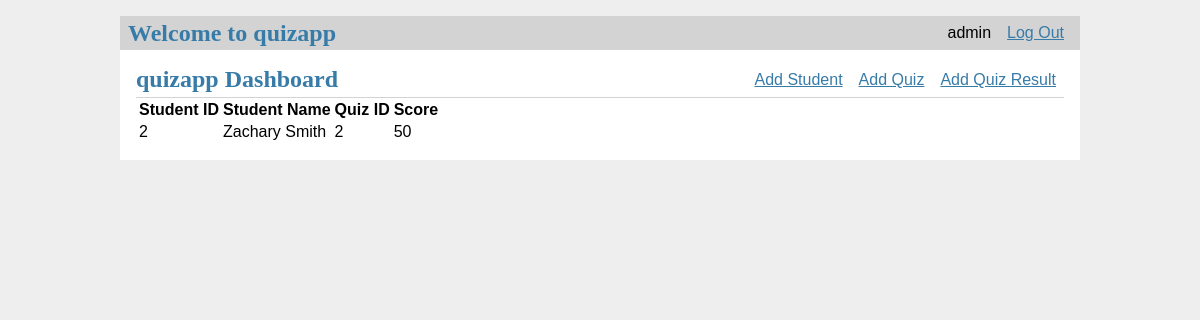
Page /results/2 (signed in) on the earlier database version.
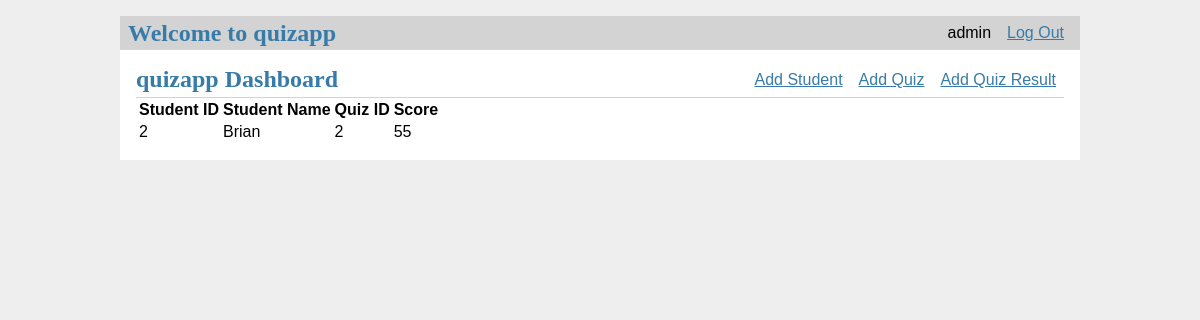
Same page on the later database version.
### tables this page shows
CREATE TABLE user (
  id INTEGER PRIMARY KEY AUTOINCREMENT,
  username TEXT UNIQUE NOT NULL,
  password TEXT NOT NULL
);

CREATE TABLE quiz_results (
    quiz_id INTEGER NOT NULL,
    student_id INTEGER NOT NULL, 
    student_name TEXT NOT NULL, 
    score INTEGER NOT NULL, 
    FOREIGN KEY (quiz_id) REFERENCES quizzes (quiz_id),
    FOREIGN KEY (student_id) REFERENCES students (id)
    );

### quizapp.py (the view)
@app.route('/results/<int:id>', methods=('GET', 'POST'))
@login_required
def view_results(id):
    results = get_results(id)
    error = None
    if not results:
        error = 'No Results Available'
    if error is not None:
        flash(error)
    return render_template('dashboard/viewresults.html', results=results)

### quizapp.py (called while the page is built)
def get_db():
    db = lite.connect(
        app.config['DATABASE'],
        detect_types=lite.PARSE_DECLTYPES
        )
    db.row_factory = lite.Row
    return db

@app.before_request
def load_logged_in_user():
    user_id = session.get('user_id')
    if user_id is None:
        g.user = None
    else:
        g.user = get_db().execute(
            'SELECT * FROM user WHERE id = ?', (user_id,)
        ).fetchone()

def login_required(view):
    @functools.wraps(view)
    def wrapped_view(**kwargs):
        if g.user is None:
            return redirect(url_for('login'))
        return view(**kwargs)
    return wrapped_view

def get_results(id):
    results = get_db().execute(
        'SELECT quiz_id, student_name, student_id, score'
        ' FROM quiz_results q JOIN students s ON q.student_id = s.id'
        ' WHERE q.student_id = ?',
        (id,)
    ).fetchall()
    return results

### templates/dashboard/viewresults.html
{% extends 'base.html' %}
{% block header %}
  <h1>{% block title %}quizapp Dashboard{% endblock %}</h1>
  {% if g.user %}
    <a class="action" href="/student/add">Add Student</a>
    <a class="action" href="/quiz/add">Add Quiz</a>
    <a class="action" href="/result/add">Add Quiz Result</a>
  {% endif %}
{% endblock %}
{% block content %}
    <table>
        <tr>
            <th>Student ID</th>
            <th>Student Name</th>
            <th>Quiz ID</th>
            <th>Score</th>
        </tr>
        {% for result in results %}
            <tr>
                <td>{{ result['student_id'] }}</td>
                <td>{{ result['student_name'] }}</td>
                <td>{{ result['quiz_id'] }}</td>
                <td>{{ result['score'] }}</td>
            </tr>
        {% endfor %}
    </table>
{% endblock %}

### templates/base.html (shortened to what this page needs)
<!doctype html>
<link rel="stylesheet" href="{{ url_for('static', filename='style.css') }}">
<nav>
  <h1>Welcome to quizapp</h1>
  <ul>
    {% if g.user %}
      <li><span>{{ g.user['username'] }}</span>
      <li><a href="{{ url_for('logout') }}">Log Out</a>
    {% else %}
      <li><a href="{{ url_for('register') }}">Register</a>
      <li><a href="{{ url_for('login') }}">Log In</a>
    {% endif %}
  </ul>
</nav>
<section class="content">
  <header>
    {% block header %}{% endblock %}
  </header>
  {% block content %}{% endblock %}
</section>

### static/style.css (style rules this page uses)
h1 { font-family: serif; color: #377ba8; margin: 1rem 0; }
a { color: #377ba8; }
nav { background: lightgray; display: flex; align-items: center; padding: 0 0.5rem; }
nav h1 { flex: auto; margin: 0; }
nav ul { display: flex; list-style: none; margin: 0; padding: 0; }
nav ul li a, nav ul li span, header .action { display: block; padding: 0.5rem; }
.content { padding: 0 1rem 1rem; }
.content > header { border-bottom: 1px solid lightgray; display: flex; align-items: flex-end; }
.content > header h1 { flex: auto; margin: 1rem 0 0.25rem 0; }
.content:last-child { margin-bottom: 0; }

Differences in the rows shown:
changed quiz_results: student_name "Zachary Smith" → "Brian"; score "50" → "55"
